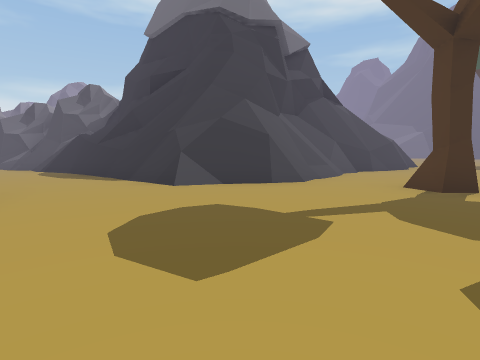
[1] (above)

24 first-person views from a walk through a Unity game level. The camera is 1.2 m above the floor, tilts 6° down and sees 80° across. The floor is counted in squares, 2 m on a side. Each view is taken from the middle of a square. On the plan, view 1 faces up. The plan holds only what a view shows up to about 9 squares ahead; the rest is blank. The place goes on beyond the plan. The player character is not drawn.

[2]
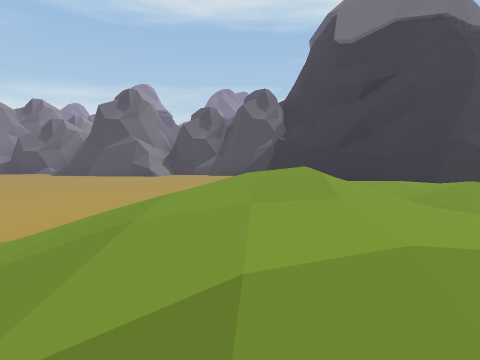

[3]
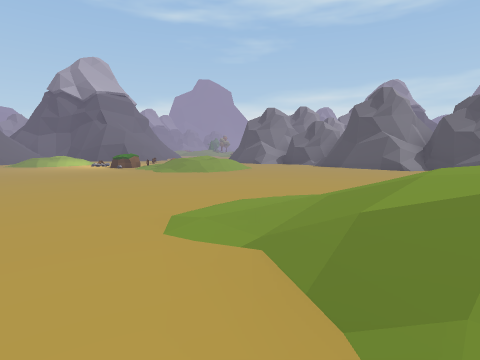

[4]
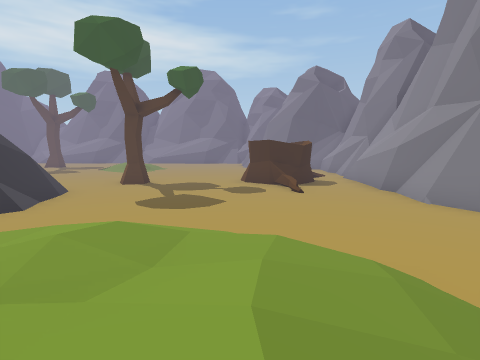

[5]
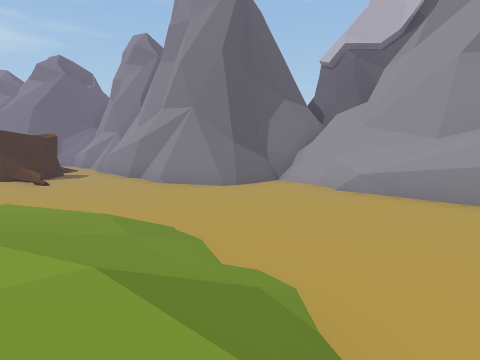

[6]
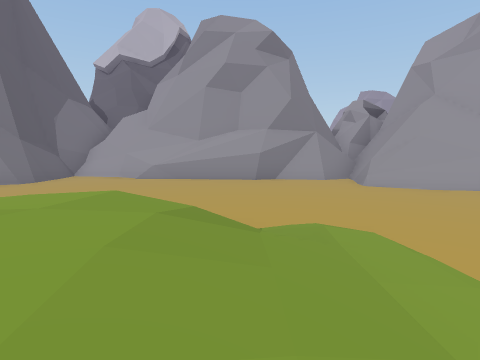

[7]
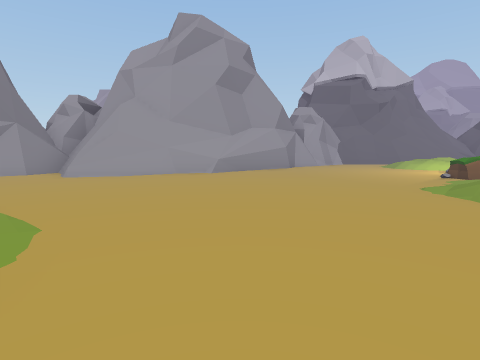

[8]
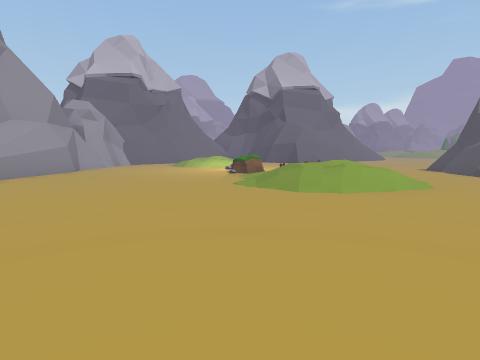

[9]
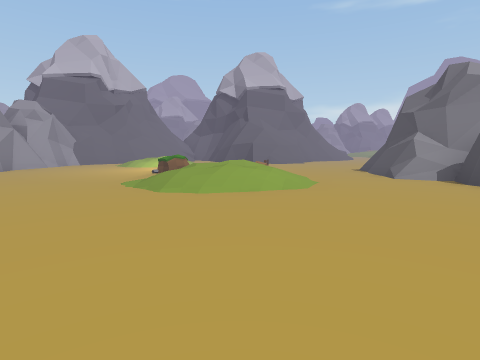

[10]
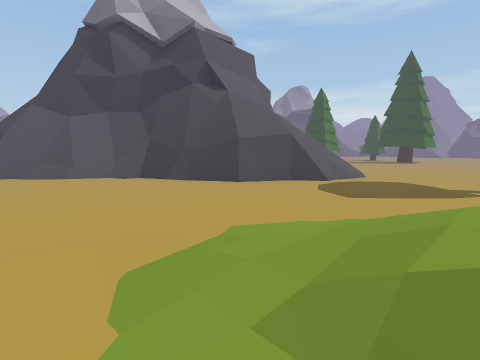

[11]
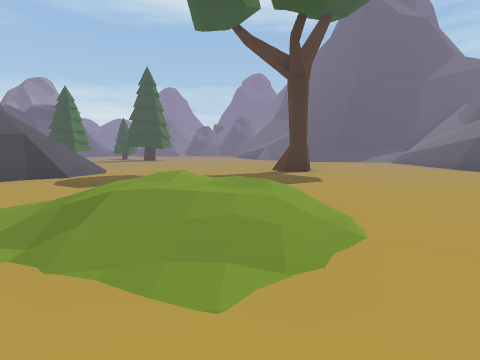

[12]
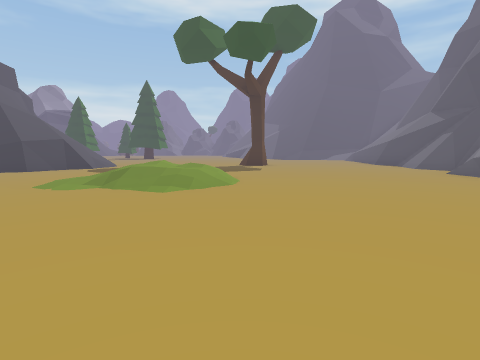

[13]
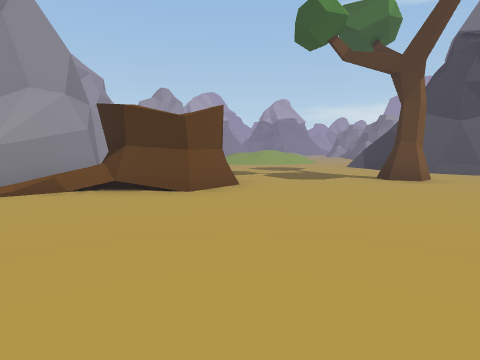

[14]
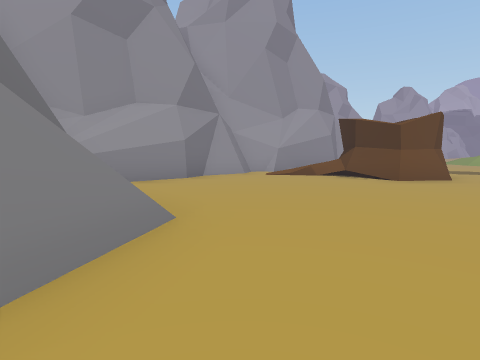

[15]
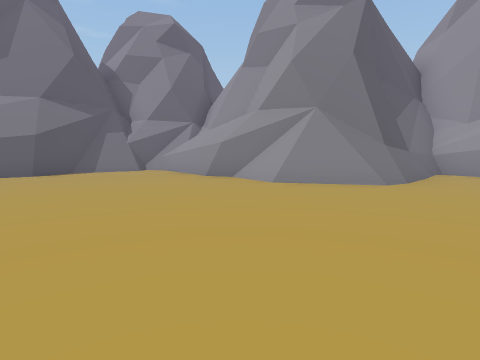

[16]
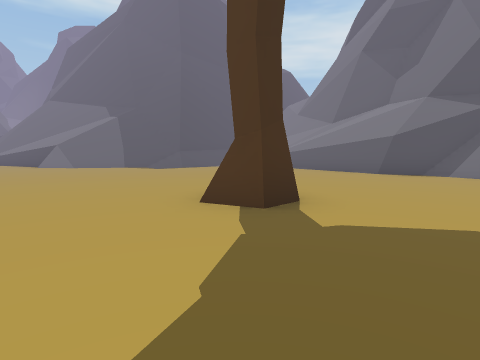

[17]
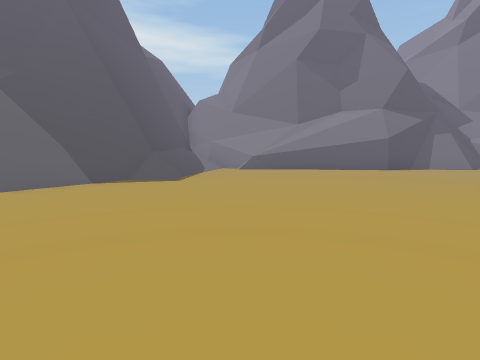

[18]
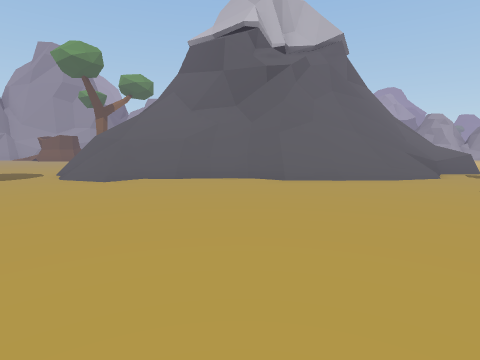

[19]
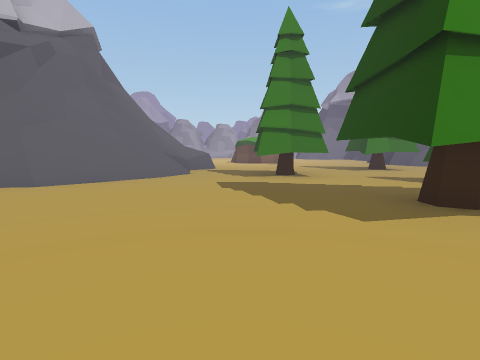

[20]
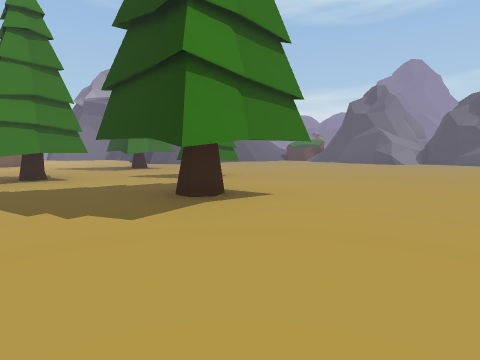

[21]
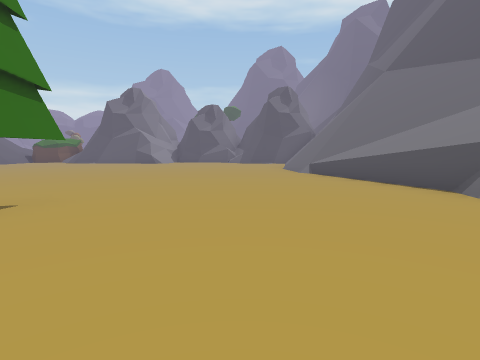

[22]
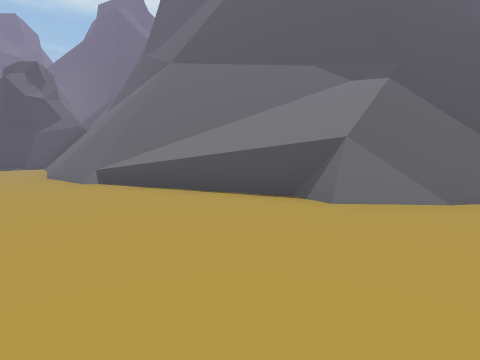

[23]
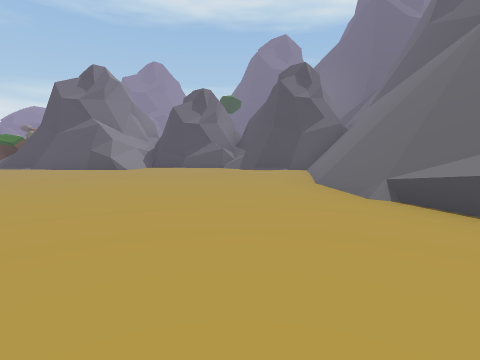

[24]
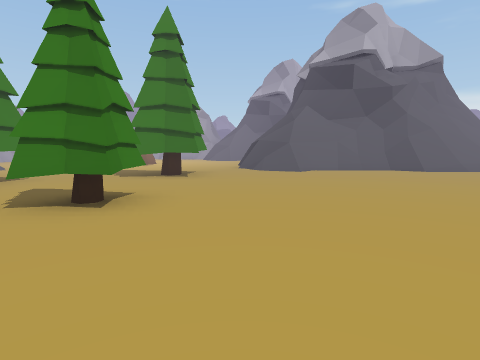

### Floor plan
Key: @ floor where view 1 was taken; # wall or solid block; . floor; / step, stairs or slope; = window, fence, low wall or low ledge; ^ raised ledge; T tree; R rock.
Columns run from 17 left of view 1 to 17 right of it. Each row starts with its distance up from view 1.
 31               //   ###....##=/^
 30               #/. .........///^
 29               #=...........///^
 28               #............///^
 27               #............///#^
 26               #/...........////^
 25               //...........#///#
 24               /.............///#^
 23               ..TT..........=///^
 22               ..TT.TT.......=///^^
 21               .......##T....////#^
 20                ...T..#TT......//#^^
 19                ...T............/###
 18                 ................///
 17                ==.................=
 16                =////..............=
 15                ====//.............#
 14                 ^^#=#.............#
 13                   #^##/...........#
 12                     ###/.....#....#
 11                     ^ #/..........#
 10   ##               ^###=..........#
  9 .####/#########   ^^###.... ......#
  8 ........=..//###^ #^#.....  ......#
  7 .............######/.....////.....
  6  ..//...... ...####/.....////....
  5    ///.....  ...##../............
  4    ///..../  /......T............##
  3  R../...../////...................#
  2 .........//////..................=#
  1 ........../////..................##
  0 ..........////...@..##.....=######
 -1 ....................##.....=##
 -2 ###^^.................#....##
 -3     #^#/........######.....#
 -4      ^##.......##    #######
 -5       ######^^.##
 -6             ####

Positions as (right, up) in squares from view 1, and headings:
1: (0, 0), facing up
2: (-6, 0), facing up
3: (-6, -1), facing up-left
4: (-6, 1), facing right
5: (-7, 1), facing down-right
6: (-7, 3), facing down
7: (-8, 4), facing down-left
8: (-8, 3), facing left
9: (-8, 5), facing left
10: (9, 5), facing up-left
11: (10, 4), facing up
12: (11, 1), facing up
13: (9, 1), facing left
14: (11, 2), facing down-left
15: (8, 5), facing down-right
16: (9, 10), facing up-right
17: (8, 17), facing right
18: (8, 18), facing down-left
19: (8, 18), facing left
20: (8, 18), facing up-left
21: (8, 18), facing up
22: (8, 20), facing up-right
23: (8, 22), facing up
24: (6, 24), facing left
